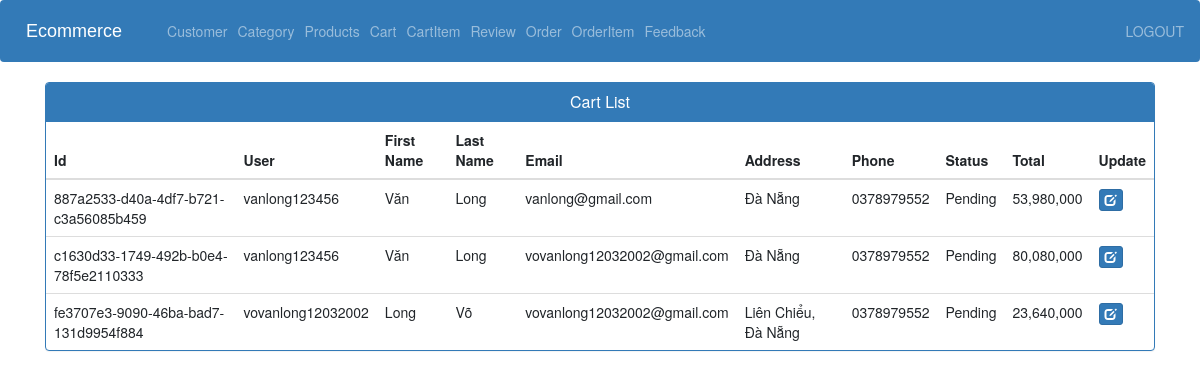
Before: /order_view_admin/ (signed in) with the older database file.
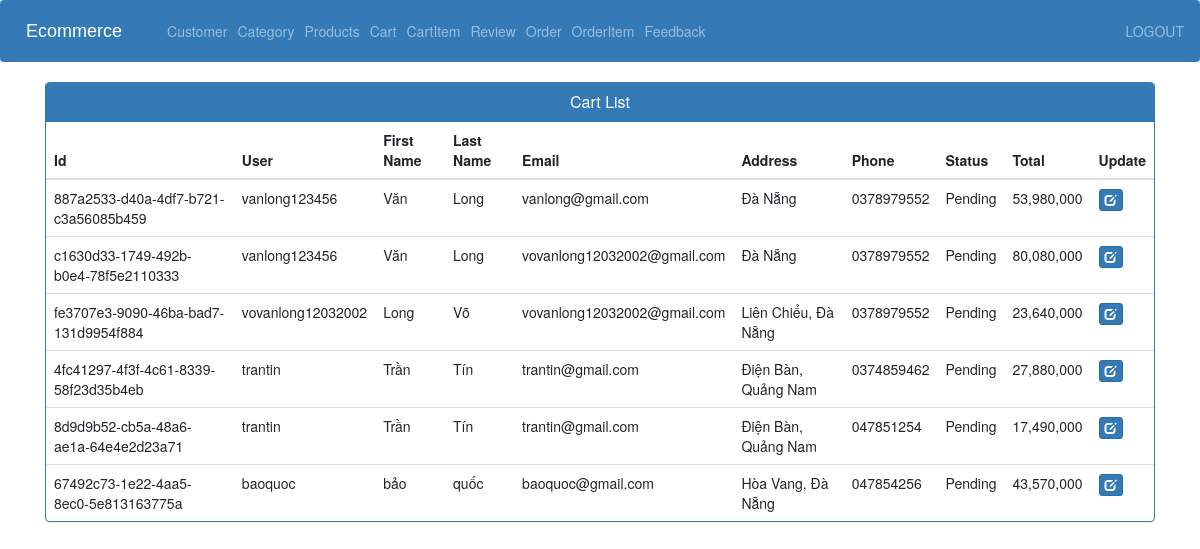
After: the same page with the newer database file.
### store/models.py (models this page shows)
class Order(models.Model):
    STATUS =(
        ('Pending','Pending'),
        ('Order Confirmed','Order Confirmed'),
        ('Out for Delivery','Out for Delivery'),
        ('Delivered','Delivered'),
    )
    id = models.UUIDField(default=uuid.uuid4, primary_key=True)
    user = models.ForeignKey(User, on_delete=models.CASCADE)
    first_name = models.CharField(max_length=255)
    last_name = models.CharField(max_length=255)
    email = models.EmailField(max_length=255)
    address = models.CharField(max_length=255)
    phone = models.CharField(max_length=255)
    date_ordered = models.DateTimeField(auto_now_add=True)
    status=models.CharField(max_length=50,null=True,choices=STATUS, default='Pending')
    total = models.FloatField()

### store/views.py (the view)
# urls.py: path('order_view_admin/',views.order_view_admin, name='order_view_admin'),
@login_required(login_url='adminlogin')
def order_view_admin(request):
    orders= Order.objects.all()
    context = {'orders':orders}
    return render(request, 'admin/view_order.html',context)

### store/templates/admin/view_order.html (shortened to what this page needs)
{% extends 'admin/admin_base.html' %}
{% load static %}
{% block content %}
<head>
  <link href="//netdna.bootstrapcdn.com/bootstrap/3.0.0/css/bootstrap.min.css" rel="stylesheet" id="bootstrap-css">
</head>
<div class="container vh-100">
  <div class="panel panel-primary">
    <div class="panel-heading">
      <h6 class="panel-title">Cart List</h6>
    </div>
    <table class="table table-hover" id="dev-table">
      <thead>
        <tr>
          <th>Id </th>
          <th>User</th>
          <th>First Name</th>
          <th>Last Name</th>
          <th>Email</th>
          <th>Address</th>
          <th>Phone</th>
          <th>Status</th>
          <th>Total</th>
          <th>Update</th>
        </tr>
      </thead>
      {% for p in orders %}
      {% if p %}
      <tr>
        <td> {{p.id}}</td>
        <td>{{ p.user.username }}</td>
        <td>{{p.first_name}}</td>
        <td>{{p.last_name}}</td>
        <td>{{p.email}}</td>
        <td>{{p.address}}</td>
        <td>{{p.phone}}</td>
        <td>{{p.status}}</td>
        <td>{{p.total|floatformat:"g"}}</td>
        <td><a class="btn btn-primary btn-xs" href="{% url 'view_update_order' p.id %}"><span class="glyphicon glyphicon-edit"></span></a></td>
      </tr>
      {%else%}
      <br><br><br>
      <h1>no products</h1>
      {% endif %}
      {% endfor %}
    </table>
  </div>
</div>
{% endblock content %}

Changed rows visible on the page:
added Order: id "4fc41297-4f3f-4c61-8339-58f23d35b4eb", user.username "trantin", first_name "Trần", last_name "Tín", email "trantin@gmail.com", address "Điện Bàn, Quảng Nam", phone "0374859462", status "Pending", total "27,880,000"
added Order: id "8d9d9b52-cb5a-48a6-ae1a-64e4e2d23a71", user.username "trantin", first_name "Trần", last_name "Tín", email "trantin@gmail.com", address "Điện Bàn, Quảng Nam", phone "047851254", status "Pending", total "17,490,000"
added Order: id "67492c73-1e22-4aa5-8ec0-5e813163775a", user.username "baoquoc", first_name "bảo", last_name "quốc", email "baoquoc@gmail.com", address "Hòa Vang, Đà Nẵng", phone "047854256", status "Pending", total "43,570,000"
